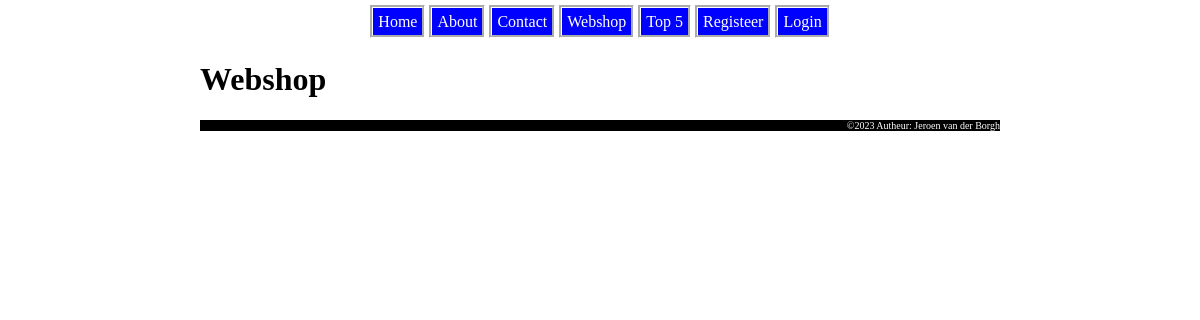
Page /index.php?page=webshop on the earlier database version.
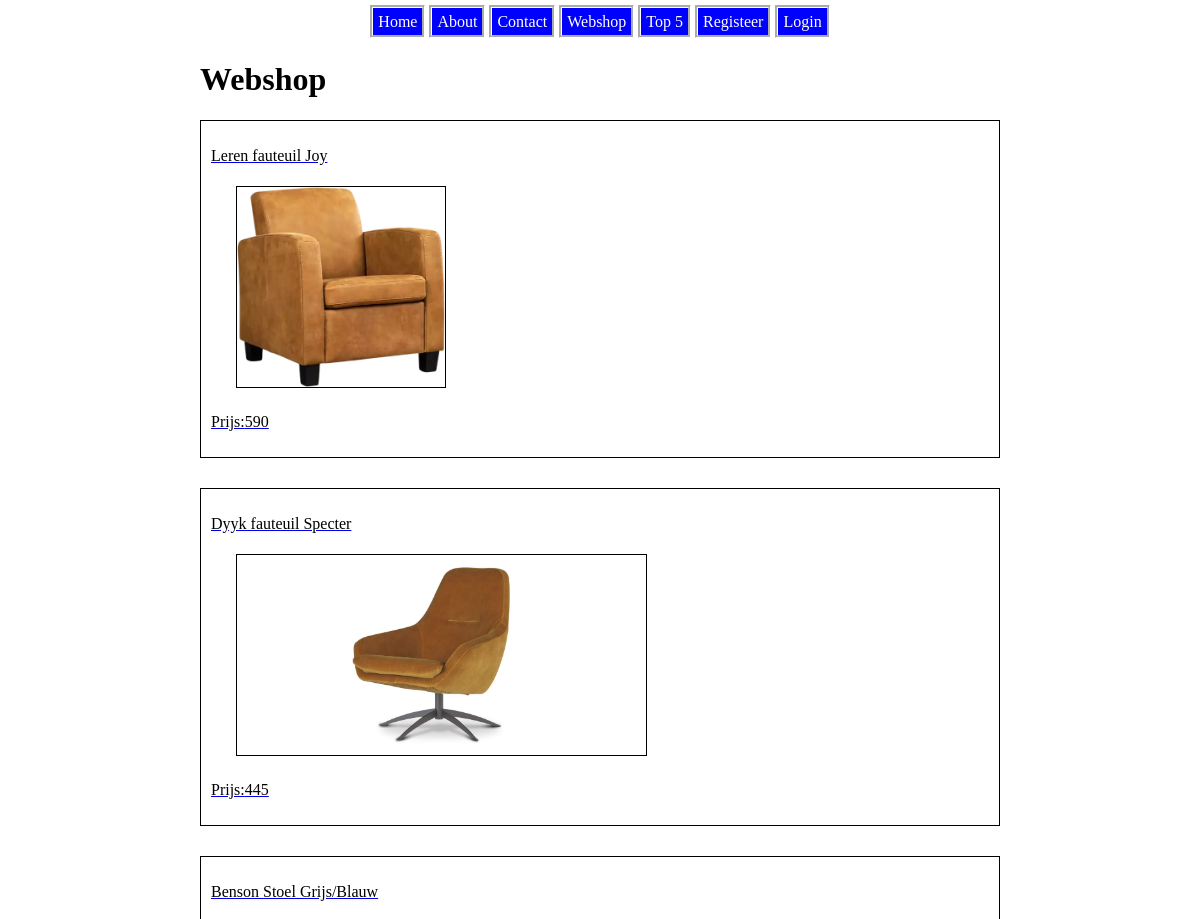
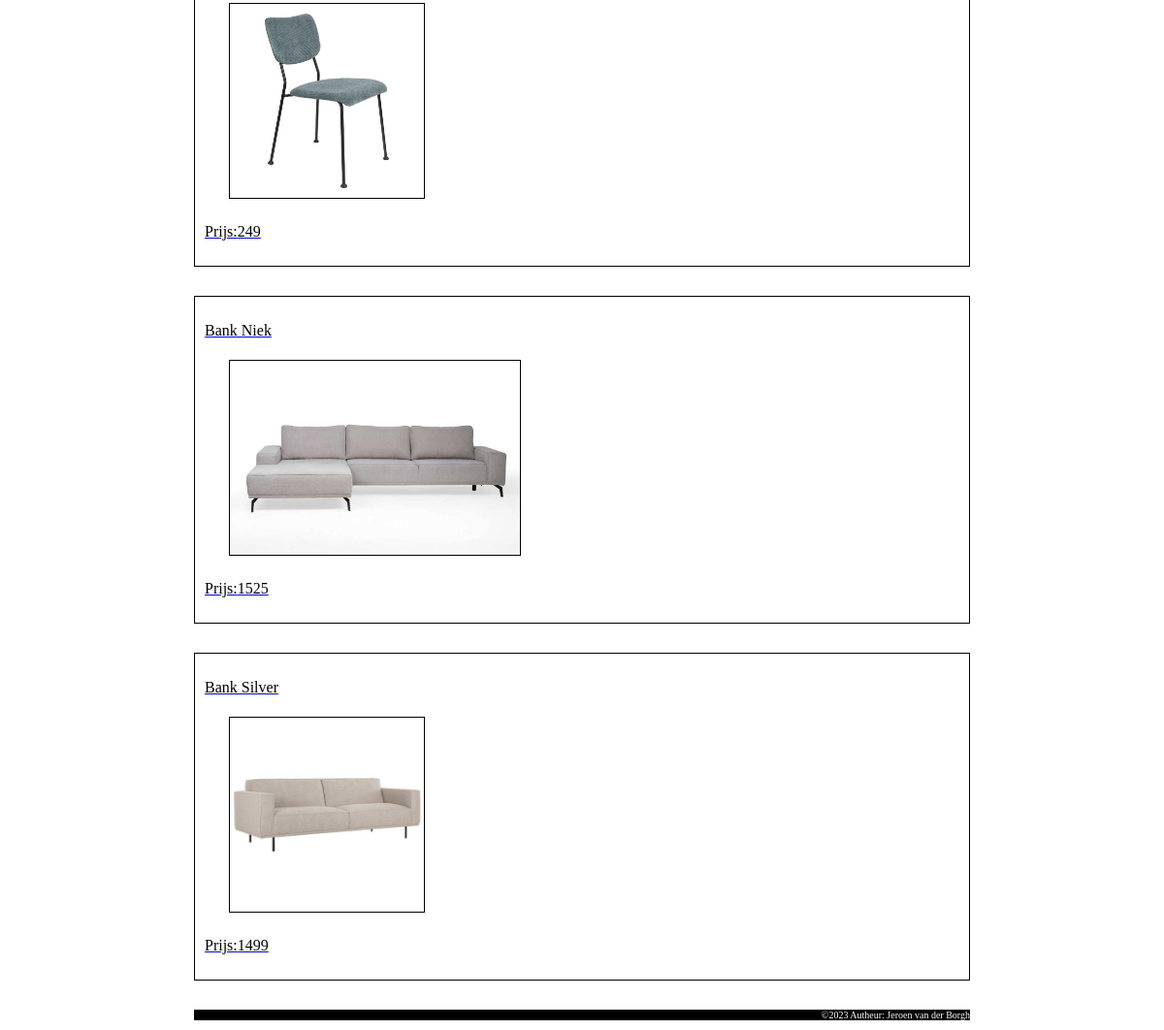
Same page on the later database version (2 pictures, top to bottom).
### tables this page shows
CREATE TABLE `products` (
  `id` int(11) NOT NULL,
  `name` varchar(200) NOT NULL,
  `discription` mediumtext NOT NULL,
  `price` int(11) NOT NULL,
  `image_location` varchar(50) NOT NULL
);

### index.php (called while the page is built, shortened)
<?php
include "html_build_functions.php";
include "file_repository.php";
include "classes.php";
$page = getRequestedPage();
$data = process_Request($page);
showResponsePage($data);
function getRequestedPage(){
    return $_GET["page"];
}
function make_menu($data) {
    $menu = array("home" => "Home", "about" => "About", "contact" => "Contact", "webshop" => "Webshop", "top5" => "Top 5");
    if (isUserLoggedIn()){
        $menu["logout"] = "Loguit " . get_current_user_name();
        $menu["change_password"] = "Wachtwoord veranderen";
        $menu["shoppingcart"] = "Winkelwagen";
    } else {
        $menu["register"] =  "Registeer";
        $menu["login"] = "Login";
    }
    $data["menu"] = $menu;
    return $data;
}
function process_Request($page){
    $page = htmlspecialchars($page);
    $data = array("page"=>$page,"errors"=>array());
    switch ($page){
        case "webshop":
            if (is_POST()){
                $data = validate_cart($data);
                if (is_valid($data)) {
                    switch ($data["action"]){
                        case "add":
                            add_to_cart($data["id_in_cart"], $data["amount"]);
                            break;
                        case "remove":
                            remove_from_cart($data["id_in_cart"]);
                            break;
                    }
                    switch ($data["place"]){
                        case "detail":
                            $data["page"] = "shoppingcart";
                            $product_ids = get_product_id_from_cart();
                            if ($product_ids != NULL) {
                                $data['products'] = get_products_by_id($product_ids);
                                $data['total_price'] = get_total_price($data['products']);
                            }
                            break;
                        case "overview":
                            $data["id"] = NULL;
                            $product_ids = array(1,2,3,4,5);
                            $data['products'] = get_products_by_id($product_ids);
                            break;
                    }
                }
            } else if (array_key_exists("id", $_GET)) {
                $data["id"] =  $_GET["id"];
                $product_ids = array($data["id"]);
                $data['products'] = get_products_by_id($product_ids);
            } else {
                $data["id"] = NULL;
                $product_ids = array(1,2,3,4,5);
                $data['products'] = get_products_by_id($product_ids);
            }
            break;
    }
    $data = make_menu($data);
    return $data;
}
function is_POST(){
    return ($_SERVER["REQUEST_METHOD"] == "POST");
}
?>

### classes.php (called while the page is built, shortened)
<?php
class Product {
    public $id;
    public $name;
    public $price;
    public $img_location;
    function __construct($id, $name, $discription,  $img_location, $price){
        $this->id = $id;
        $this->img_location = $img_location;
        $this->name = $name;
        $this->price = $price;
    }
    function get_id(){
        return $this->id;
    }
    function get_name(){
        return $this->name;
    }
    function get_price(){
        return $this->price;
    }
    function get_image_location(){
        return $this->img_location;
    }
}
?>

### file_repository.php (called while the page is built, shortened)
<?php
function connect_database(){
    $servername = "localhost";
    $username = "jeroens_webshop_user";
    $password = "p@TL!Cz7m2qes7V!";
    $database = "jeroens_webshop";
    $conn = mysqli_connect($servername, $username, $password, $database);
    return $conn;
}
function get_products($sql){
    $conn = connect_database();
    try {
        $result= mysqli_query($conn, $sql);
        $products = array();
        while ($row = mysqli_fetch_assoc($result)){
            $product = new Product($row["id"], $row["name"], $row["discription"], $row ["image_location"], $row["price"]);
            array_push($products, $product);
        }
        return  $products;
    } finally {
        disconnect_database($conn);
    }
}
function get_products_by_id($id_array){
    $sql = "SELECT * FROM products WHERE";
    foreach($id_array as $key => $id) {
        if (substr($sql,-5) == "WHERE"){
            $sql = $sql .  ' id=' . $id;
        } else {
            $sql = $sql . ' OR id=' . $id;
        }
    }
    return get_products($sql);
}
?>

### webshop.php (the view, shortened to what this page needs)
<?php
function show_webshop($data){
    echo "<h1>Webshop</h1>";
    foreach( $data["products"] as $product){
        show_product_in_overview($product, $data);
    }
}
function show_product_in_overview($product, $data){
    echo '<a class="product_link" href="\educom-webshop-database/index.php?page=webshop&id='. $product->get_id() .'">
    <div class="product">
    <p >'. $product->get_name() . '</p>
    <img src="Images/'. $product->get_image_location().'" alt="image of '. $product->get_id() .'">
    <p>Prijs:'. $product->get_price().'</p>';
    echo '</div>
    </a>';
}
function show_content($data){
    if ($data["id"] != NULL) {
        show_product_in_detail($data);
    }   else {
        show_webshop($data);
    }
}
?>

### html_build_functions.php (shortened to what this page needs)
<?php
function show_HTML_start(){
    echo '<!DOCTYPE html>
    <html lang="en">';
}
function show_HTML_end(){
    echo "</html>";
}
function show_head_section(){
    echo '<head>
    <title>Home</title>
    <link rel="stylesheet" href="CSS/stylesheet.css">
    </head>';
}
function show_body_start(){
    echo '<body class="standard_body">';
}
function show_nav_item($link, $label){
    echo '<li> <a href="\educom-webshop-database/index.php?page='. $link .'">' . $label . '</a></li>';
}
function show_nav_bar($data){
    echo '<div id="nav_bar">
    <ul>';
    foreach($data['menu'] as $link => $label) {
        show_nav_item($link, $label);
    }
    echo '</ul>
    </div>';
}
function showcontent_page($data){
    $page = $data["page"];
    if (file_exists( $page . ".php")){
        show_content($data);
    }
    else {
        echo "<h1> deze pagina bestaat niet </h1>";
    }
}
function show_footer(){
    echo '<footer  class="standard_footer">
    <p>&copy;2023 Autheur: Jeroen van der Borgh</p>
    </footer>';
}
function show_body_end(){
    echo "</body>";
}
function show_body_section($data){
    show_body_start();
    show_nav_bar($data);
    showcontent_page($data);
    show_footer();
    show_body_end();
}
function showResponsePage($data){
    show_HTML_start();
    show_head_section();
    show_body_section($data);
    show_HTML_end();
}
?>

### CSS/stylesheet.css (style rules this page uses)
body { width: 800px; margin-left: auto; margin-right: auto; }
#nav_bar { text-align: center; }
#nav_bar ul { list-style-type: none; display: inline-table; margin: 0; padding: 0; }
#nav_bar li { float: left; padding: 5px; }
#nav_bar a { text-decoration: none; outline-style: groove; padding: 5px; background-color: blue; color: white; }
footer { background-color: black; color: white; text-align: right; font-size: 10px; }
.product { text-decoration: none; color: black; border: 1px solid black; margin-bottom: 30px; padding: 5px; }
.product img { border: 1px solid black; height: 200px; margin-left: 30px; }
.product p { padding: 5px; }

Differences in the rows shown:
added products: name "Leren fauteuil Joy", image_location (picture), price "590"
added products: name "Dyyk fauteuil Specter", image_location (picture), price "445"
added products: name "Benson Stoel Grijs/Blauw", image_location (picture), price "249"
added products: name "Bank Niek", image_location (picture), price "1525"
added products: name "Bank Silver", image_location (picture), price "1499"
